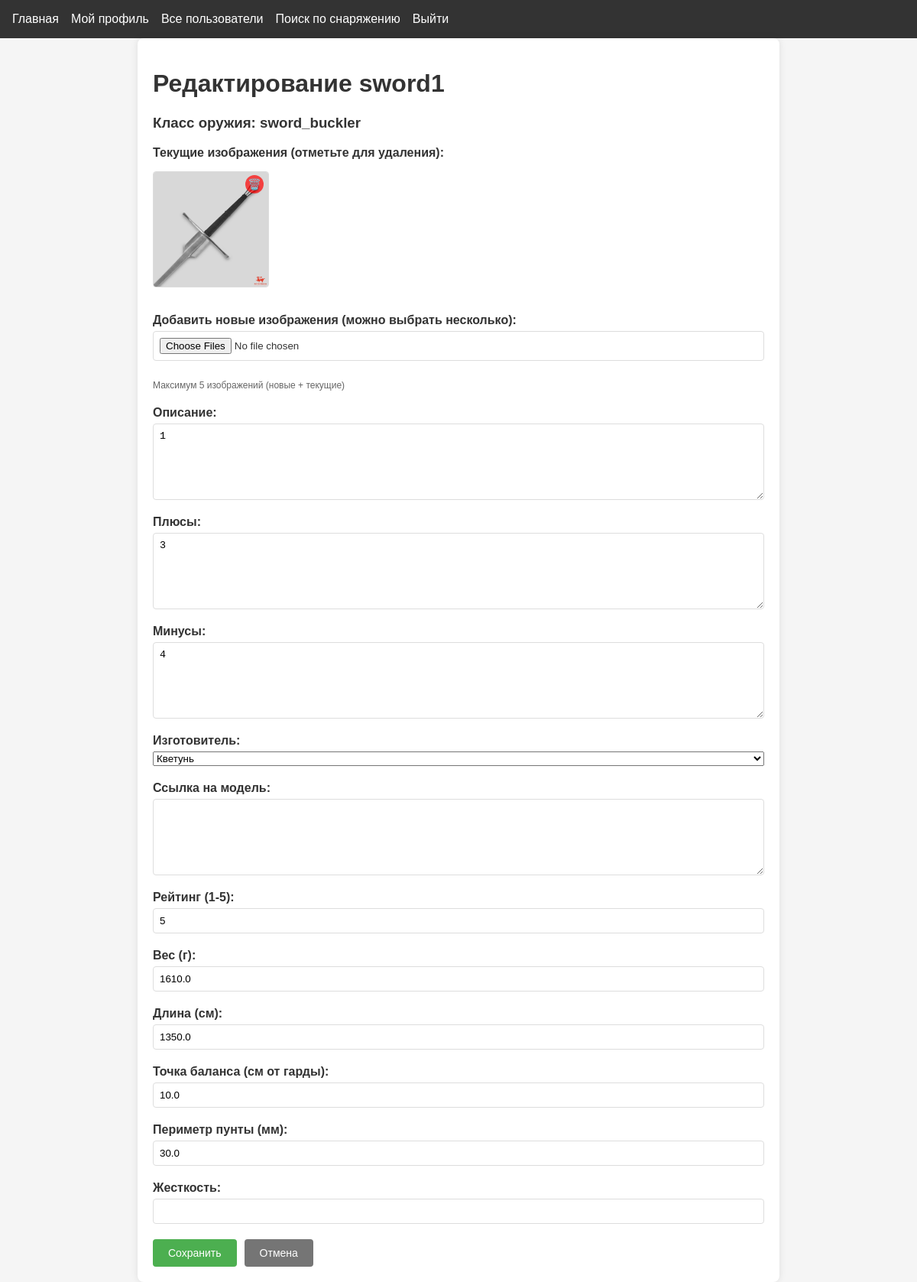
Page /upload/sword1 (signed in) on the earlier database version.
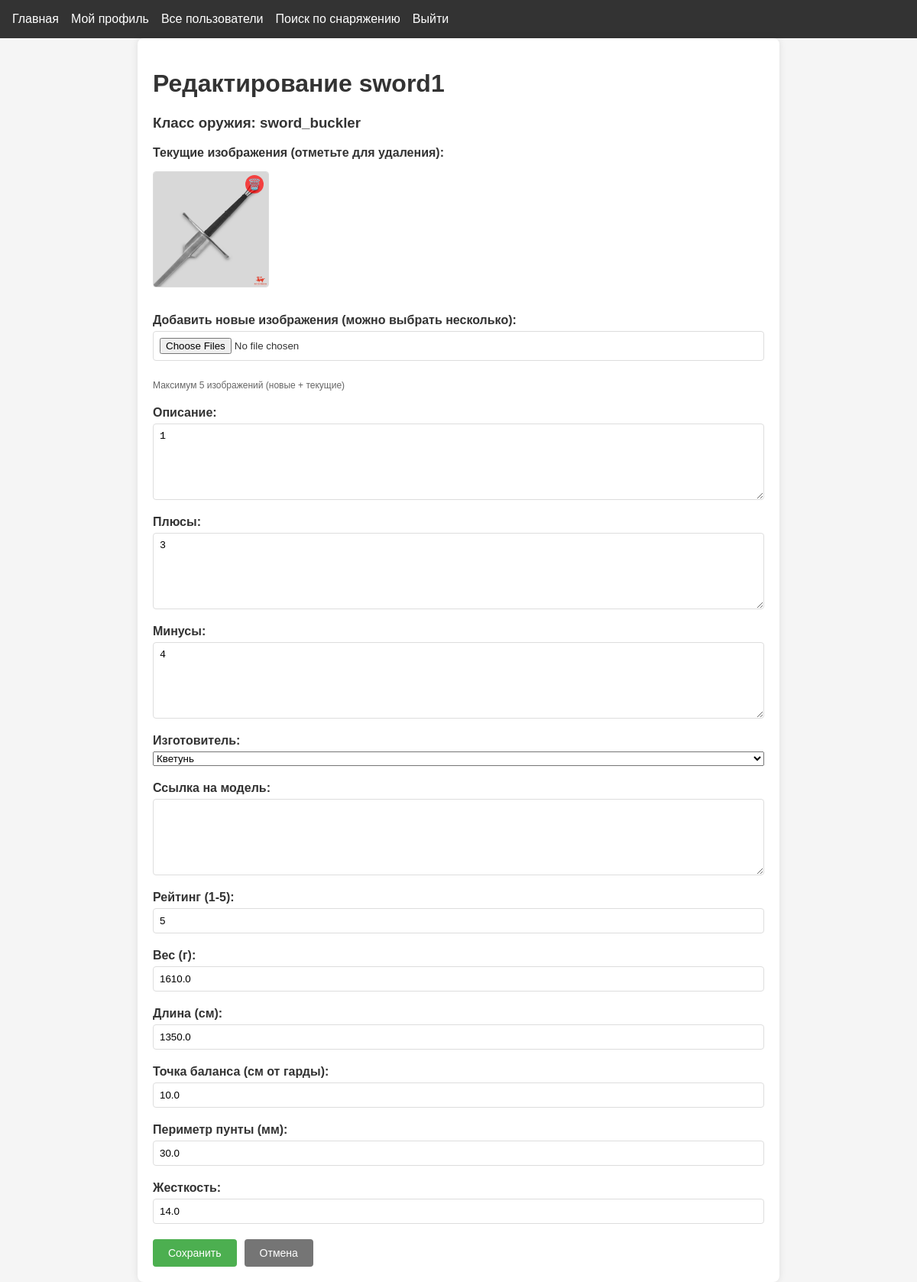
Same page on the later database version.
### app.py (models this page shows)
class InventoryItem(db.Model):
    id = db.Column(db.Integer, primary_key=True)
    user_id = db.Column(db.Integer, db.ForeignKey("user.id"), nullable=False)
    model = db.Column(db.String(20), default="none")  # изготовитель
    model_site = db.Column(db.Text)  # ссылка на изготовителя
    weapon_class = db.Column(db.String(20), default="all")  # 'all' или конкретный класс
    item_type = db.Column(db.String(20), nullable=False)
    image_paths = db.Column(db.Text)
    description = db.Column(db.Text)
    pros = db.Column(db.Text)
    cons = db.Column(db.Text)
    rating = db.Column(db.Integer)
    weight = db.Column(db.Float)  # вес
    length = db.Column(db.Float)  # длина
    balance_point = db.Column(db.Float)  # точка баланса
    point_perimeter = db.Column(db.Float)  # периметр пунты
    stiffness = db.Column(db.Float)  # жесткость

class User(db.Model, UserMixin):
    id = db.Column(db.Integer, primary_key=True)
    username = db.Column(db.String(80), unique=True, nullable=False)
    password = db.Column(db.String(120), nullable=False)
    weapon_class = db.Column(db.String(20), default="sword_buckler")
    age = db.Column(db.Integer)
    real_name = db.Column(db.String(100))
    has_longsword = db.Column(db.Boolean, default=False)
    longsword_since = db.Column(db.Date)
    has_rapier = db.Column(db.Boolean, default=False)
    rapier_since = db.Column(db.Date)
    has_sabre = db.Column(db.Boolean, default=False)
    sabre_since = db.Column(db.Date)
    has_sword_buckler = db.Column(db.Boolean, default=False)
    sword_buckler_since = db.Column(db.Date)
    items = db.relationship(
        "InventoryItem", backref="user", lazy=True, cascade="all, delete-orphan"
    )

### app.py (the view, shortened to what this page needs)
@app.route("/upload/<item_type>", methods=["GET", "POST"])
@login_required
def upload(item_type):
    weapon_class = request.args.get("weapon_class", current_user.weapon_class)
    item = InventoryItem.query.filter_by(
        user_id=current_user.id, item_type=item_type, weapon_class=weapon_class
    ).first()
    return render_template(
        "upload.html", item_type=item_type, weapon_class=weapon_class, item=item, is_weapon=item_type in ['sword1', 'sword2', 'sword3']  # Передаем флаг, что это оружие
    )

### app.py (called while the page is built)
@login_manager.user_loader
def load_user(user_id):
    return User.query.get(int(user_id))

### templates/upload.html (shortened to what this page needs)
{% extends "base.html" %}
{% block content %}
<div class="upload-container">
    <h1>{% if item %}Редактирование{% else %}Добавление{% endif %} {{ item_type }}</h1>
    {% if weapon_class %}<h3>Класс оружия: {{ weapon_class }}</h3>{% endif %}
    <form method="POST" enctype="multipart/form-data" id="uploadForm">
        {% if item and item.image_paths %}
        <div class="form-group">
            <label>Текущие изображения (отметьте для удаления):</label>
            <div class="current-images">
                {% for image_path in item.image_paths.split(',') %}
                <div class="image-item">
                    <img src="{{ url_for('static', filename='uploads/' + image_path) }}"
                         alt="Изображение {{ loop.index }}">
                    <label class="delete-checkbox">
                        <span class="delete-icon">🗑️</span>
                    </label>
                </div>
                {% endfor %}
            </div>
        </div>
        {% endif %}
        <div class="form-group">
            <label for="images">
                {% if item %}Добавить новые изображения{% else %}Загрузите изображения{% endif %}
                (можно выбрать несколько):
            </label>
            <input type="file" id="images" name="images" accept="image/*" multiple
                   onchange="previewImages(this)">
            <div class="hint">Максимум 5 изображений ({% if item %}новые + текущие{% endif %})</div>
        </div>
        <div class="form-group">
            <label for="description">Описание:</label>
            <textarea id="description" name="description" required>{{ item.description if item else '' }}</textarea>
        </div>
        <div class="form-group">
            <label for="pros">Плюсы:</label>
            <textarea id="pros" name="pros" required>{{ item.pros if item else '' }}</textarea>
        </div>
        <div class="form-group">
            <label for="cons">Минусы:</label>
            <textarea id="cons" name="cons" required>{{ item.cons if item else '' }}</textarea>
        </div>
        <div class="form-group">
            <label for="model">Изготовитель:</label>
            <select id="model" name="model">
                <option value="Kvetun" {% if item and item.model == 'Kvetun' %}selected{% endif %}>Кветунь</option>
            </select>
        </div>
        <div class="form-group">
            <label for="model_site">Ссылка на модель:</label>
            <textarea id="model_site" name="model_site" >{{ item.model_site if item else '' }}</textarea>
        </div>
        <div class="form-group">
            <label for="rating">Рейтинг (1-5):</label>
            <input type="number" id="rating" name="rating"
                   value="{{ item.rating if item else 3 }}"
                   min="1" max="5" required>
        </div>
        {% if is_weapon %}
        <div class="form-group">
        <label for="weight">Вес (г):</label>
        <input type="number" id="weight" name="weight" step="0.01"
               value="{{ item.weight if item else '' }}">
        </div>
        <div class="form-group">
        <label for="length">Длина (см):</label>
        <input type="number" id="length" name="length" step="0.1"
               value="{{ item.length if item else '' }}">
        </div>
        <div class="form-group">
        <label for="balance_point">Точка баланса (см от гарды):</label>
        <input type="number" id="balance_point" name="balance_point" step="0.1"
               value="{{ item.balance_point if item else '' }}">
        </div>
        <div class="form-group">
        <label for="point_perimeter">Периметр пунты (мм):</label>
        <input type="number" id="point_perimeter" name="point_perimeter" step="0.1"
               value="{{ item.point_perimeter if item else '' }}">
        </div>
        <div class="form-group">
        <label for="stiffness">Жесткость:</label>
        <input type="number" id="stiffness" name="stiffness" step="0.1"
               value="{{ item.stiffness if item else '' }}">
        </div>
        {% endif %}
        <div class="form-actions">
            <button type="submit" class="btn">Сохранить</button>
            <a href="{{ url_for('view_profile', username=current_user.username, weapon_class=weapon_class) }}"
               class="btn cancel">Отмена</a>
        </div>
    </form>
</div>
{% endblock %}

### templates/base.html (shortened to what this page needs)
<!DOCTYPE html>
<html lang="ru">
<head>
    <link rel="stylesheet" href="{{ url_for('static', filename='css/style.css') }}">
</head>
<body>
    <header>
        <nav>
            <a href="{{ url_for('index') }}">Главная</a>
            {% if current_user.is_authenticated %}
                <a href="{{ url_for('my_profile') }}">Мой профиль</a>
                 <a href="{{ url_for('user_list') }}">Все пользователи</a>
                 <a href="{{ url_for('user_search_equip') }}">Поиск по снаряжению</a>
                <a href="{{ url_for('logout') }}">Выйти</a>
            {% else %}
                <a href="{{ url_for('login') }}">Войти</a>
                <a href="{{ url_for('register') }}">Регистрация</a>
            {% endif %}
        </nav>
    </header>
    <main>
        {% block content %}{% endblock %}
    </main>
</body>
</html>

### static/css/style.css (style rules this page uses)
body { font-family: 'Arial', sans-serif; margin: 0; padding: 0; background-color: #f5f5f5; color: #333; }
header { background-color: #333; color: white; padding: 1rem; }
nav { display: flex; gap: 1rem; }
nav a { color: white; text-decoration: none; }
.btn { display: inline-block; padding: 0.5rem 1rem; background-color: #4CAF50; color: white; text-decoration: none; border-radius: 4px; }
.upload-container { max-width: 800px; margin: 20px auto; padding: 20px; background: white; border-radius: 8px; box-shadow: 0 0 10px rgba(0,0,0,0.1); }
.form-group { display: flex; flex-direction: column; gap: 5px; }
.form-group label { font-weight: bold; }
.form-actions { display: flex; gap: 10px; margin-top: 20px; }
.btn { padding: 10px 15px; border-radius: 4px; cursor: pointer; text-decoration: none; }

### templates/upload.html (style rules this page uses)
.upload-container { max-width: 800px; margin: 0 auto; padding: 20px; }
.current-images { display: flex; flex-wrap: wrap; gap: 15px; margin: 10px 0; }
.image-item { position: relative; width: 150px; transition: transform 0.2s; }
.image-item img { width: 100%; height: 150px; object-fit: cover; border: 1px solid #ddd; border-radius: 4px; }
.delete-checkbox { position: absolute; top: 5px; right: 5px; cursor: pointer; }
.delete-icon { display: inline-block; background: rgba(255, 0, 0, 0.7); color: white; width: 24px; height: 24px; border-radius: 50%; text-align: center; line-height: 24px; font-size: 14px; }
.hint { font-size: 12px; color: #666; margin-top: 5px; }
.form-group { margin-bottom: 20px; }
textarea, input[type="number"], input[type="file"] { width: 100%; padding: 8px; border: 1px solid #ddd; border-radius: 4px; box-sizing: border-box; }
textarea { height: 100px; resize: vertical; }
.form-actions { display: flex; gap: 10px; margin-top: 20px; }
.btn { padding: 10px 20px; border: none; border-radius: 4px; cursor: pointer; text-align: center; text-decoration: none; font-size: 14px; }
.cancel { background-color: #757575; color: white; }

Differences in the rows shown:
changed InventoryItem "sword1": stiffness (not shown) → "14.0"
